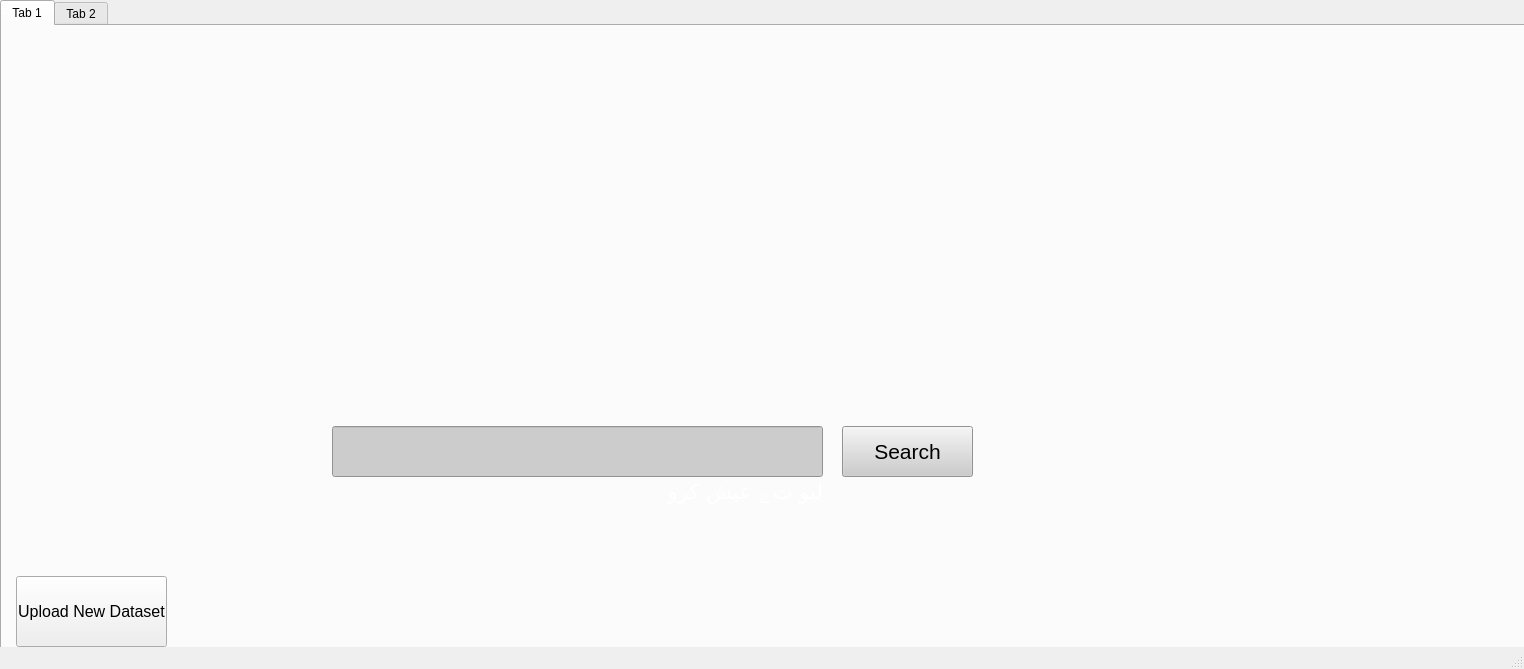
<?xml version="1.0" encoding="UTF-8"?>
<ui version="4.0">
 <class>MainWindow</class>
 <widget class="QMainWindow" name="MainWindow">
  <property name="geometry">
   <rect>
    <x>0</x>
    <y>0</y>
    <width>1524</width>
    <height>669</height>
   </rect>
  </property>
  <property name="windowTitle">
   <string>MainWindow</string>
  </property>
  <widget class="QWidget" name="centralwidget">
   <widget class="QTabWidget" name="tabWidget">
    <property name="geometry">
     <rect>
      <x>0</x>
      <y>0</y>
      <width>1611</width>
      <height>751</height>
     </rect>
    </property>
    <property name="currentIndex">
     <number>0</number>
    </property>
    <widget class="QWidget" name="tab_3">
     <attribute name="title">
      <string>Tab 1</string>
     </attribute>
     <widget class="QLineEdit" name="lineEdit">
      <property name="geometry">
       <rect>
        <x>330</x>
        <y>400</y>
        <width>491</width>
        <height>51</height>
       </rect>
      </property>
      <property name="font">
       <font>
        <family>Segoe UI</family>
        <pointsize>16</pointsize>
       </font>
      </property>
      <property name="styleSheet">
       <string notr="true">background-color: rgb(204, 204, 204);
color: rgb(0, 0, 0);</string>
      </property>
     </widget>
     <widget class="QPushButton" name="pushButton">
      <property name="geometry">
       <rect>
        <x>840</x>
        <y>400</y>
        <width>131</width>
        <height>51</height>
       </rect>
      </property>
      <property name="font">
       <font>
        <family>Segoe UI</family>
        <pointsize>16</pointsize>
       </font>
      </property>
      <property name="styleSheet">
       <string notr="true">color: rgb(0, 0, 0);
background-color: rgb(204, 204, 204);</string>
      </property>
      <property name="text">
       <string>Search</string>
      </property>
     </widget>
     <widget class="QLabel" name="label">
      <property name="geometry">
       <rect>
        <x>590</x>
        <y>450</y>
        <width>231</width>
        <height>31</height>
       </rect>
      </property>
      <property name="font">
       <font>
        <family>Segoe UI Black</family>
        <pointsize>16</pointsize>
       </font>
      </property>
      <property name="styleSheet">
       <string notr="true">color: rgb(255, 255, 255);</string>
      </property>
      <property name="text">
       <string>لبو تے عیش کرو</string>
      </property>
     </widget>
     <widget class="QLabel" name="label_2">
      <property name="geometry">
       <rect>
        <x>410</x>
        <y>80</y>
        <width>481</width>
        <height>321</height>
       </rect>
      </property>
      <property name="styleSheet">
       <string notr="true">image: url(:/logo.png);</string>
      </property>
      <property name="text">
       <string/>
      </property>
     </widget>
     <widget class="QPushButton" name="pushButton_4">
      <property name="geometry">
       <rect>
        <x>14</x>
        <y>550</y>
        <width>151</width>
        <height>71</height>
       </rect>
      </property>
      <property name="font">
       <font>
        <family>Segoe UI</family>
        <pointsize>12</pointsize>
       </font>
      </property>
      <property name="styleSheet">
       <string notr="true">background-color: rgb(0, 0, 0)
rgb(255, 255, 255);</string>
      </property>
      <property name="text">
       <string>Upload New Dataset</string>
      </property>
     </widget>
    </widget>
    <widget class="QWidget" name="tab_4">
     <attribute name="title">
      <string>Tab 2</string>
     </attribute>
     <widget class="QTextBrowser" name="textBrowser">
      <property name="geometry">
       <rect>
        <x>0</x>
        <y>80</y>
        <width>1841</width>
        <height>721</height>
       </rect>
      </property>
      <property name="font">
       <font>
        <family>Segoe UI</family>
        <pointsize>14</pointsize>
       </font>
      </property>
      <property name="styleSheet">
       <string notr="true"/>
      </property>
      <property name="openExternalLinks">
       <bool>true</bool>
      </property>
     </widget>
     <widget class="QLineEdit" name="lineEdit_2">
      <property name="geometry">
       <rect>
        <x>100</x>
        <y>20</y>
        <width>441</width>
        <height>41</height>
       </rect>
      </property>
      <property name="font">
       <font>
        <family>Segoe UI</family>
        <pointsize>14</pointsize>
       </font>
      </property>
      <property name="styleSheet">
       <string notr="true">background-color: rgb(204, 204, 204);
color:rgb(0, 0, 0);</string>
      </property>
     </widget>
     <widget class="QPushButton" name="pushButton_2">
      <property name="geometry">
       <rect>
        <x>560</x>
        <y>20</y>
        <width>91</width>
        <height>41</height>
       </rect>
      </property>
      <property name="font">
       <font>
        <family>Segoe UI</family>
        <pointsize>14</pointsize>
       </font>
      </property>
      <property name="styleSheet">
       <string notr="true">color:rgb(0, 0, 0);
background-color: rgb(148, 148, 148)</string>
      </property>
      <property name="text">
       <string>Search</string>
      </property>
     </widget>
     <widget class="QPushButton" name="pushButton_3">
      <property name="geometry">
       <rect>
        <x>10</x>
        <y>10</y>
        <width>81</width>
        <height>61</height>
       </rect>
      </property>
      <property name="styleSheet">
       <string notr="true">border-color: rgb(0, 0, 0);</string>
      </property>
      <property name="text">
       <string/>
      </property>
      <property name="icon">
       <iconset resource="logo.qrc">
        <normaloff>:/logo.png</normaloff>:/logo.png</iconset>
      </property>
      <property name="iconSize">
       <size>
        <width>100</width>
        <height>100</height>
       </size>
      </property>
     </widget>
    </widget>
   </widget>
  </widget>
  <widget class="QStatusBar" name="statusbar"/>
 </widget>
 <resources>
  <include location="logo.qrc"/>
 </resources>
 <connections/>
</ui>
